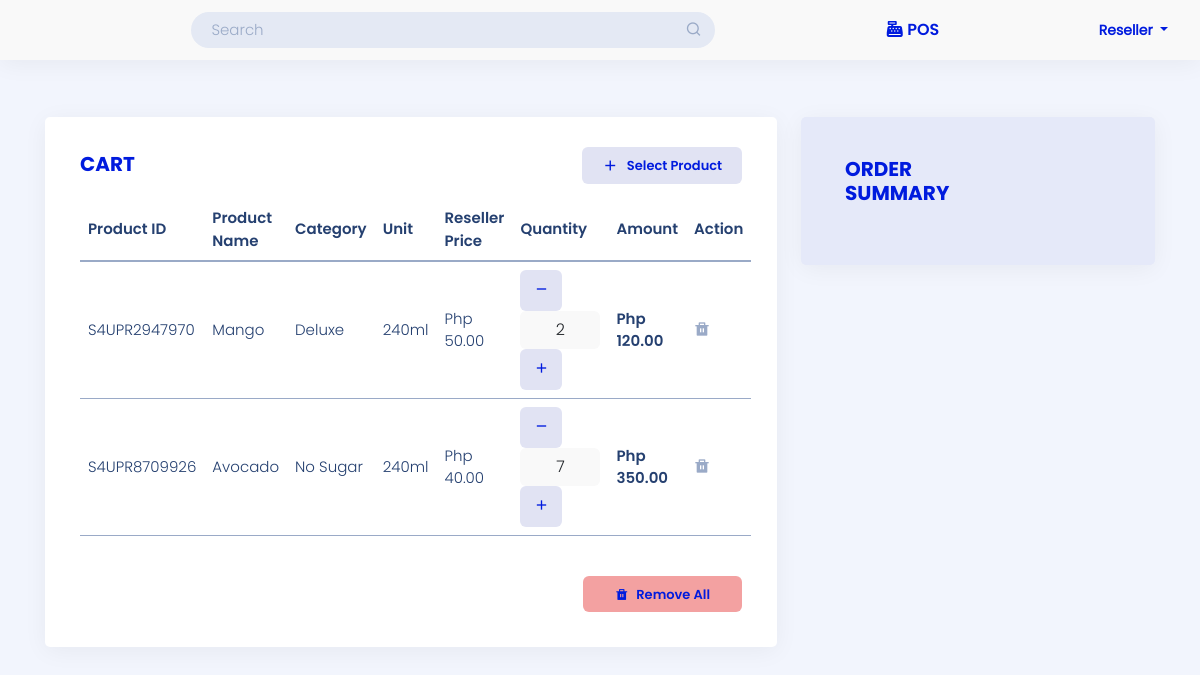
The app's page /user-site/pos/ (signed in) with its own data.
### landing_page/models.py (models this page shows)
class User(AbstractUser):
    ROLE = ((" "," "),("admin","admin"),("staff","staff"),("reseller","reseller"),("rider","rider"))
    STAT = ((" "," "),("active","active"),("inactive","inactive"))
    role = models.CharField(max_length=50, null=True, default=None, choices=ROLE)
    status = models.CharField(max_length=50, null=True, default=None , choices=STAT)

### admin_site/models.py (models this page shows, shortened)
class Cart(models.Model):
    cart_user =  models.CharField(max_length=200, null=False, default=None, verbose_name='List user')
    cart_pcode =  models.CharField(max_length=200, verbose_name='Product Code')
    cart_category =  models.CharField(max_length=200, verbose_name='Category')
    cart_name=  models.CharField(max_length=200, verbose_name='Product Name')
    cart_unit =  models.CharField(max_length=200, verbose_name='Unit')
    cart_reseller_price =   models.BigIntegerField(null=True, verbose_name='Reseller Price')
    cart_price =   models.BigIntegerField(null=True, verbose_name='POS Price')
    cart_quantity =  models.BigIntegerField(null=True, verbose_name='quantity')
    cart_ResellerAmount =   models.BigIntegerField(null=True, verbose_name='Reseller Amount')
    cart_amount =  models.BigIntegerField(null=True, verbose_name='POS Amount')
    created_at =models.DateField(default=timezone.now,null=True,   verbose_name='Date Created')

### admin_site/views.py (the view)
# urls.py: path('pos/', views.pos ,name='pos'),
@login_required(login_url='landing_page:login')
def pos(request):
    list_products = Product.objects.all()
    current_user = request.user
    list_pos = Cart.objects.filter(cart_user = current_user).order_by('-id')
    sum_amount = Cart.objects.filter(cart_user = current_user).all().aggregate(total =Sum('cart_amount'))['total']
    list_pospayment = Cart_Payment.objects.filter(cart_status = "not Print")
    context = {
        'list_products':list_products,
        'list_pos':list_pos,
        'sum_amount':sum_amount,
        'list_pospayment':list_pospayment
        }
    return render(request, 'admin_site/pos/pos_admin.html', context)

### templates/admin_site/pos/pos_admin.html (shortened to what this page needs)
{% load static %}
{% load humanize %}
<!DOCTYPE html>
<html lang="en">
<head>
    <link href="https://cdn.jsdelivr.net/npm/bootstrap@5.0.2/dist/css/bootstrap.min.css" rel="stylesheet" >
    <link href="{% static '/css/assets/bootstrap/css/bootstrap.min.css'%}" rel="stylesheet">
    <link href="{% static '/css/assets/simple-datatables/style.css'%}" rel="stylesheet">
    <link href="{% static '/css/assets/remixicon/remixicon.css'%}" rel="stylesheet">
    <link href="https://cdn.datatables.net/1.13.4/css/jquery.dataTables.min.css" rel="stylesheet">
    <link href="https://cdn.datatables.net/buttons/2.3.6/css/buttons.dataTables.min.css" rel="stylesheet">
    <link href="https://cdn.datatables.net/autofill/2.5.3/css/autoFill.dataTables.min.css" rel="stylesheet">
    <link href="https://cdn.datatables.net/v/bs5/jszip-2.5.0/b-2.3.6/b-colvis-2.3.6/b-html5-2.3.6/b-print-2.3.6/date-1.4.0/sp-2.1.2/datatables.min.css" rel="stylesheet"/>
    <link href="{% static '/css/sandi.css'%}" rel="stylesheet">
</head>
<body>
    <header id="header" class="header fixed-top d-flex align-items-center">
            <div class="search-bar mx-auto">
            <form class="search-form d-flex align-items-center" method="POST" action="#">
                <input type="text" name="query" placeholder="Search" title="Enter search keyword">
                <button type="submit" title="Search"><i class="ri-search-line"></i></button>
            </form>
            </div>
            <div class="POS POS-header">
                <i class="fa-solid fa-cash-register" style="color: #001BDE !important"></i>
                <a class="active" href="{%url 'admin_site:pos' %}">POS</a>
            </div>
            <nav class="header-nav ms-auto">
                <ul class="d-flex align-items-center">
                    <li class="nav-item dropdown pe-3">
                        <a class="nav-link nav-profile d-flex align-items-center me-3" href="#" data-bs-toggle="dropdown">
                            <span class="d-none d-md-block dropdown-toggle ps-2" style="text-transform: capitalize;">
                            {{ user }}
                            </span>
                        </a>
                    </li>
                </ul>
            </nav>
    </header>
    <main id="main-pos" class="main mt-5">
        <section class="section">
            <div class="row">
                <div class="col-lg-8 col-md-12">
                    <div class="card">
                        <div class="card-body">
                            <div class="add-product mb-0">
                                <h5 class="card-title feature">Cart</h5>
                                <a data-bs-toggle="modal" data-bs-target="#addToCart" class="btn btn-select"><i class="ri-add-line align-middle me-2 text-end" style="font-size:17px"></i><span class="align-middle">Select Product</span></a>
                            </div>
                            {% if list_pos %}
                                <div class="table-res">
                                    <table class="table table-hover pos-table" id="posTable" >
                                        <thead>
                                            <tr class="align-middle">
                                                <th scope="col">Product ID</th>
                                                <th scope="col">Product Name</th>
                                                <th scope="col">Category</th>
                                                <th scope="col">Unit</th>
                                                {% if user.role == "reseller" %}
                                                    <th scope="col">Reseller Price</th>
                                                {% endif %}
                                                <th scope="col">Quantity</th>
                                                <th scope="col">Amount</th>
                                                <th scope="col" class="sort-no">Action</th>
                                            </tr>
                                            <tbody>
                                                {% for list in  list_pos %}
                                                <tr class="align-middle">
                                                    <td>{{ list.cart_pcode }}</td>
                                                    <td style="text-transform: capitalize;">{{ list.cart_name }}</td>
                                                    <td style="text-transform: capitalize;">{{ list.cart_category }}</td>
                                                    <td>{{ list.cart_unit }}</td>
                                                    {% if user.role == "reseller" %}
                                                        <td>Php {{ list.cart_reseller_price|floatformat:2|intcomma  }}</td>
                                                    {% endif %}
                                                    <td class="quantity-main">
                                                        <div class="quantity-input">
                                                            <a href="{% url 'admin_site:minus_qty' list.id  %}" class="btn btn-quani" id="d_minus"><i class="ri-subtract-fill"></i></a>
                                                            <button class="btn btn-quan" >{{ list.cart_quantity }}</button>
                                                            <a href="{% url 'admin_site:add_qty' list.id  %}"class="btn btn-quani"><i class="ri-add-fill"></i></a>
                                                        </div>
                                                    </td>
                                                    <td class="product-code"><span>Php {{ list.cart_amount|floatformat:2|intcomma }}</span> </td>
                                                    <form method="POST" action="{% url 'admin_site:pos_cancel' list.id %}" onsubmit="return submitForm(this);">
                                                        <td><button type="submit" class="btn btn-trash"><i class="ri-delete-bin-fill"></i></button></td>
                                                    </form>
                                                </tr>
                                                {% endfor %}
                                            </tbody>
                                        </thead>
                                    </table>
                                </div>
                                <form action="{% url 'admin_site:pos_removeall' %}" class="remove-div" onsubmit="return removeForm(this);">
                                    <button type="submit" id="removeAll" class="btn btn-remove btn-danger mt-4"><i class="ri-delete-bin-fill align-middle"></i><span class="align-middle ps-2">Remove All</span> </button>
                                </form>
                            {% endif %}
                        </div>
                    </div>
                </div>
                <div class="col-lg-4 col-md-12" id="orderSummary">
                    <div class="card p-4" style="background-color: #E5E9F9">
                        <div class="card-body">
                            <div class="add-product">
                                <h5 class="card-title feature pt-3 mb-3">Order Summary</h5>
                            </div>
                        </div>
                    </div>
                </div>
            </div>
        </section>
    </main>
</body>
</html>

### scoops4u_capstone/static/css/sandi.css (style rules this page uses)
html { scroll-behavior: smooth; height: 100%; }
:root { --primary-c-black: #151515; --primary-c-white: #F9F9F9; --primary-c-white-text: #FFF; --primary-c-grey-text: #9AAAC7; --primary-c-blue: #001BDE; --primary-c-l-blue: #BBC2F2; --primary-c-d-blue: #0B2E8A; --primary-c-dark-blue: #254070; --c-grey: #565656; --c-d-purple: #99A2E1; --c-l-purple: #E1E3F3; --c-dark-pink: #E288B8; --c-light-pink: #FFAED9; --c-lighter-pink: #FCD7EB; --c-light-peach: #F6D7DD; --c-light-red: #EF9D9D; --bg-c-gray-blue: #F2F5FD; --bg-c-gray: #E4E9F4; }
* { margin: 0; padding: 0; text-decoration: none !important; }
body { font-family: P-Light; color: var(--primary-c-blue); background-color: var(--bg-c-gray-blue); }
.header { transition: all 0.5s; z-index: 997; height: 60px; background: var(--primary-c-white); box-shadow: 0px 4px 25px rgba(0, 0, 0, 0.05); padding-left: 20px; }
.header .search-bar { min-width: 564px; padding: 0 20px; }
.header .search-form { width: 100%; }
.header .search-form input { border: 0; font-size: 14px; color: var(--primary-c-blue) !important; padding: 7px 38px 7px 20px; border-radius: 33px; transition: 0.3s; width: 100%; background-color: var(--bg-c-gray); }
.header .search-form button { border: 0; padding: 0; margin-left: -30px; background: none; }
.header .search-form button i { color: var(--primary-c-grey-text); }
.header-nav ul { list-style: none; }
.header-nav>ul { margin: 0; padding: 0; }
.header-nav .nav-profile { color: var(--primary-c-blue); }
.header-nav .nav-profile span { font-size: 14px; font-weight: 600; }
.POS-header * { font-family: P-Mono; color: var(--primary-c-grey-text) !important; }
.nav-profile span { font-family: P-Mono; }
#main-pos { margin-top: 60px; padding: 45px 45px; transition: all 0.3s; }
.POS-header .active { color: var(--primary-c-blue) !important; font-family: P-SemiBold; }
.add-user, .add-product { display: flex; color: var(--primary-c-blue); justify-content: space-between; align-items: center !important; }
.add-product .card-title { width: 60%; }
.add-product { display: flex; color: var(--primary-c-blue); justify-content: space-between; align-items: center !important; }
.btn-select { background-color: var(--c-l-purple) !important; border: none; font-size: 13px; color: var(--primary-c-blue); width: 10rem; }
.btn-remove { background-color: #F3A1A1 !important; border: none; padding: 0.5rem 2rem; font-size: 13px; color: var(--primary-c-blue); font-family: P-SemiBold; }
.remove-div { display: flex; align-items: center; justify-content: end; }
.btn-edit, .btn-archive, .btn-trash { border: none; background-color: transparent; padding: 0; margin-right: 10px; text-decoration: none; color: var(--primary-c-grey-text) !important; }
.table th { font-family: P-SemiBold; font-size: 15px; color: var(--primary-c-dark-blue); }
.table td { font-size: 15px; color: var(--primary-c-dark-blue); }
.table a { color: var(--primary-c-dark-blue); font-family: P-SemiBold; }
thead { border-bottom: 2px solid var(--primary-c-grey-text) !important; }
tr { border-bottom: 1px solid var(--primary-c-grey-text) !important; }
input, select, textarea { font-size: 15px !important; color: var(--primary-c-dark-blue) !important; border-color: #E5E8F8 !important; }
.card { padding: 15px; margin-bottom: 30px; border: none; border-radius: 5px; box-shadow: 0px 4px 25px rgba(0, 0, 0, 0.05); border-radius: 5px; }
.card-title { padding: 20px 0 15px 0; font-family: P-Bold; font-size: 20px; }
.feature { text-transform: uppercase; }
.card-body { padding: 0 20px 20px 20px; }
.add-product span { color: var(--primary-c-blue); font-family: P-SemiBold; }
.product-code, .pos-code .pro { color: var(--primary-c-dark-blue); }
.product-code span { font-family: P-SemiBold; }
.col-lg-4 .card-title { padding: 0; }
.btn-quan { background-color: var(--primary-c-white); width: 5rem; }
.btn-quani { background-color: var(--c-l-purple); }
.btn-quani i { color: var(--primary-c-blue); }
::placeholder { color: var(--primary-c-grey-text) !important; }
input { color: var(--primary-c-dark-blue); }
thead .sort-no { background: none !important; }

### records on screen
User: username "Reseller"
Cart: cart_pcode "S4UPR2947970", cart_name "Mango", cart_category "Deluxe", cart_unit "240ml", cart_reseller_price "50.00", cart_quantity "2", cart_amount "120.00"
Cart: cart_pcode "S4UPR8709926", cart_name "Avocado", cart_category "No Sugar", cart_unit "240ml", cart_reseller_price "40.00", cart_quantity "7", cart_amount "350.00"
